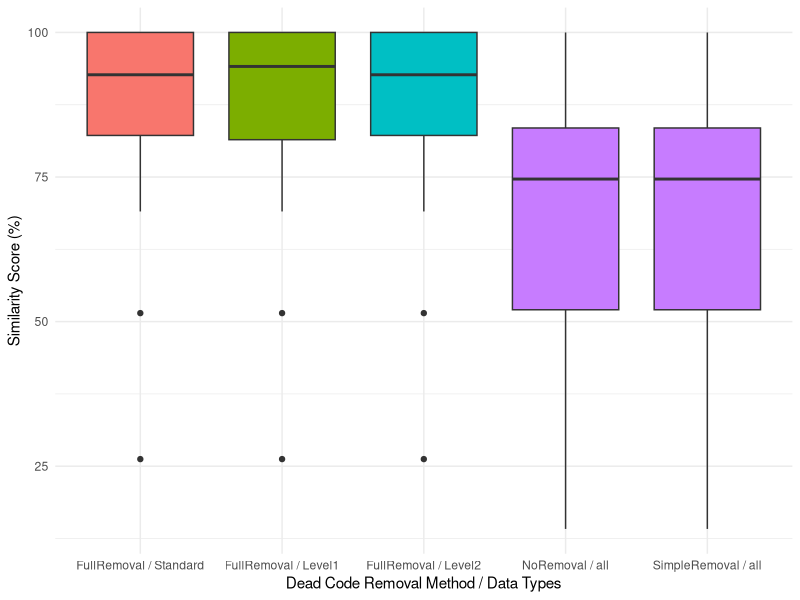
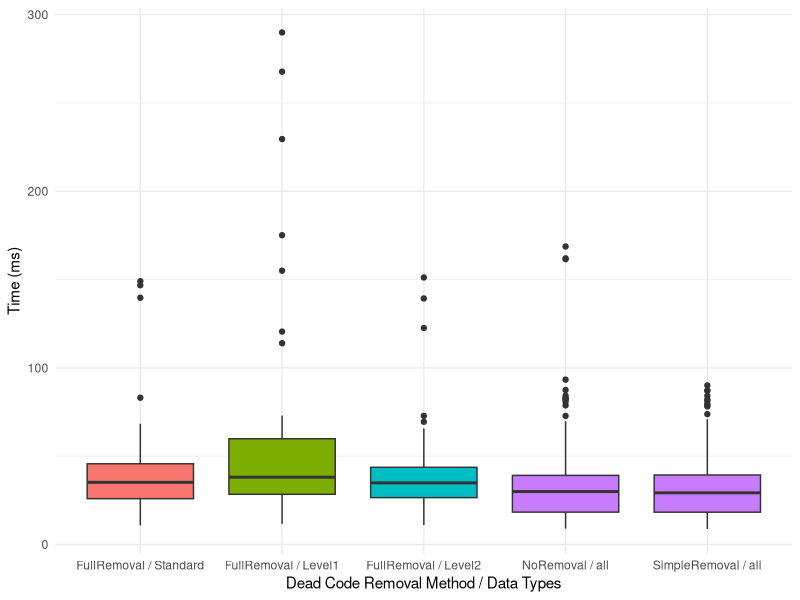
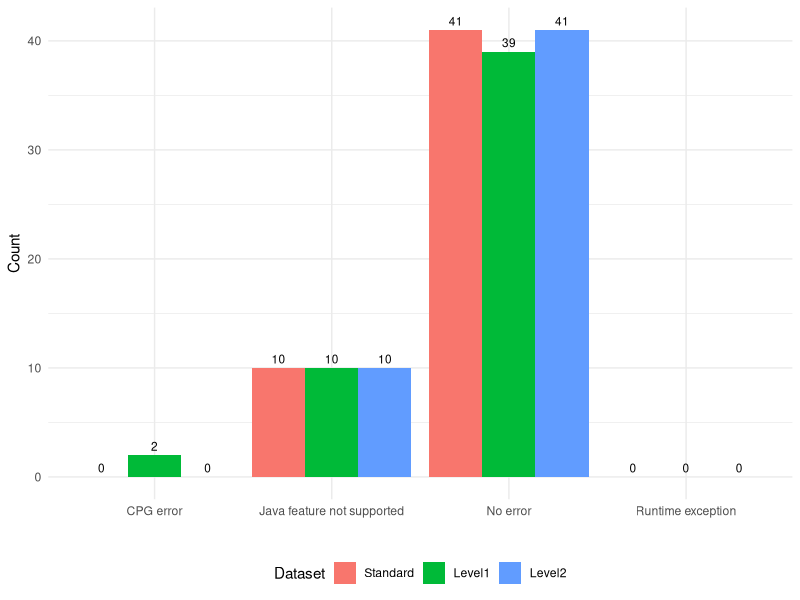
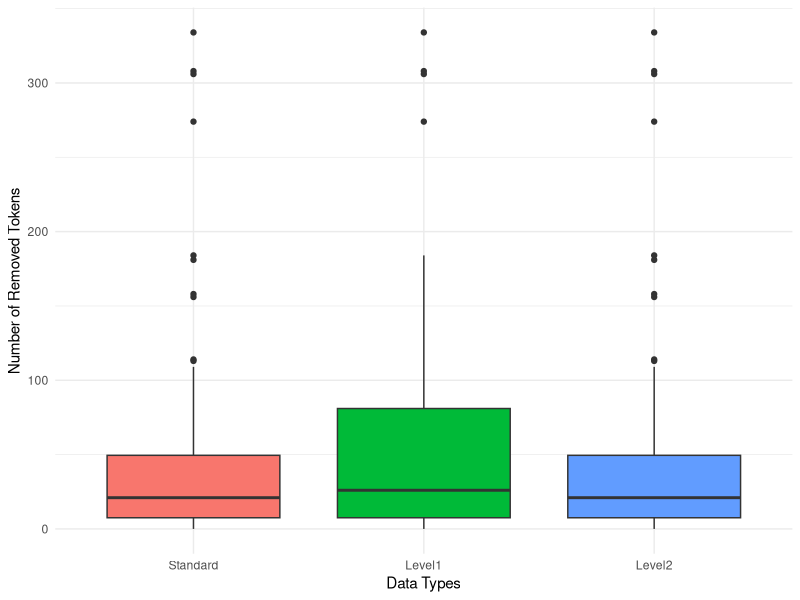

These figures' R source, in order:
#@author Anthropic Claude Sonnet 4.5

# Load required libraries
library(ggplot2)
library(tidyr)
library(dplyr)

# Read the CSV file
data <- read.csv("results/Ai_deadcode_results_Standard.csv")
data1 <- read.csv("results/Ai_deadcode_results_Level1.csv")
data2 <- read.csv("results/Ai_deadcode_results_Level2.csv")
# Add dataset identifier to each dataframe
data$Dataset <- "Standard"
data1$Dataset <- "Level1"
data2$Dataset <- "Level2"
# Combine all datasets
combined_data <- bind_rows(data, data1, data2)



# 1. Box plots for similarity values with all datasets
similarity_data <- combined_data %>%
  mutate(
    JavaLanguageFeatureNotSupported = as.logical(JavaLanguageFeatureNotSupported),
    CpgErrorException = as.logical(CpgErrorException),
    RuntimeException = as.logical(RuntimeException)
  ) %>%
  filter(
    !coalesce(JavaLanguageFeatureNotSupported, FALSE),
    !coalesce(CpgErrorException, FALSE),
    !coalesce(RuntimeException, FALSE)
  ) %>%
  select(FileName, NoRemoval, SimpleRemoval, FullRemoval, Dataset) %>%
  pivot_longer(cols = c(NoRemoval, SimpleRemoval, FullRemoval),
               names_to = "Method",
               values_to = "Similarity") %>%
  mutate(
    DatasetPlot = if_else(Method %in% c("NoRemoval", "SimpleRemoval"),
                          "all",
                          Dataset),
    Method = factor(Method, levels = c("NoRemoval", "SimpleRemoval", "FullRemoval")),
    DatasetPlot = factor(DatasetPlot, levels = c("Standard", "Level1", "Level2", "all"))
  ) %>%
  distinct(Method, FileName, Similarity, DatasetPlot, .keep_all = TRUE)
p1 <- ggplot(similarity_data, aes(x = interaction(Method, DatasetPlot, sep = " / "), y = Similarity, fill = DatasetPlot)) +
  geom_boxplot() +
  labs(
    x = "Dead Code Removal Method / Data Types",
    y = "Similarity Score (%)",
    fill = "Dataset"
  ) +
  theme_minimal() +
  theme(legend.position = "none")
ggsave("similarity_boxplot.pdf", p1, width = 8, height = 6)






# 2. Box plots for execution times with all datasets
time_data <- combined_data %>%
  select(FileName, TimeNoRemoval.ms., TimeSimpleRemoval.ms., TimeFullRemoval.ms., Dataset) %>%
  pivot_longer(cols = starts_with("Time"),
               names_to = "Method",
               values_to = "Time") %>%
  mutate(
    Method = gsub("Time|.ms.", "", Method),
    DatasetPlot = if_else(Method %in% c("NoRemoval", "SimpleRemoval"),
                          "all",
                          Dataset),
    Method = factor(Method, levels = c("NoRemoval", "SimpleRemoval", "FullRemoval")),
    DatasetPlot = factor(DatasetPlot, levels = c("Standard", "Level1", "Level2", "all"))
  ) %>%
  distinct(Method, FileName, Time, DatasetPlot, .keep_all = TRUE)
p2 <- ggplot(time_data, aes(x = interaction(Method, DatasetPlot, sep = " / "), y = Time, fill = DatasetPlot)) +
  geom_boxplot() +
  labs(
    x = "Dead Code Removal Method / Data Types",
    y = "Time (ms)",
    fill = "Dataset"
  ) +
  theme_minimal() +
  theme(legend.position = "none")
ggsave("execution_time_boxplot.pdf", p2, width = 8, height = 6)




# 4. Bar plot for error frequencies with all datasets
combined_data <- combined_data %>%
  mutate(
    JavaLanguageFeatureNotSupported = as.logical(JavaLanguageFeatureNotSupported),
    CpgErrorException = as.logical(CpgErrorException),
    RuntimeException = as.logical(RuntimeException)
  )
error_summary <- combined_data %>%
  group_by(Dataset) %>%
  summarise(JavaNotSupported = sum(JavaLanguageFeatureNotSupported),
            CpgErrors = sum(CpgErrorException),
            RuntimeErrors = sum(RuntimeException),
            NoErrors = sum(!JavaLanguageFeatureNotSupported & !CpgErrorException)) %>%
  pivot_longer(-Dataset, names_to = "ErrorType", values_to = "Count") %>%
  mutate(ErrorType = case_when(
    ErrorType == "JavaNotSupported" ~ "Java feature not supported",
    ErrorType == "CpgErrors" ~ "CPG error",
    ErrorType == "RuntimeErrors" ~ "Runtime exception",
    ErrorType == "NoErrors" ~ "No error",
    TRUE ~ ErrorType
  ))
p4 <- ggplot(error_summary, aes(x = ErrorType, y = Count, fill = factor(Dataset, levels = c("Standard", "Level1", "Level2")))) +
  geom_bar(stat = "identity", position = "dodge") +
  geom_text(aes(label = Count), vjust = -0.5, size = 3, position = position_dodge(width = 0.9)) +
  labs(x = "", y = "Count", fill = "Dataset") +
  theme_minimal() +
  theme(legend.position = "bottom")
ggsave("error_frequency_barplot.pdf", p4, width = 8, height = 6)





# 7. Box plot for removed tokens with all datasets
removed_tokens_data <- combined_data %>%
  select(FileName, RemovedFullTokens, Dataset) %>%
  rename(RemovedTokens = RemovedFullTokens) %>%
  mutate(
    Method = "",
    Dataset = factor(Dataset, levels = c("Standard", "Level1", "Level2"))
  )
p_tokens <- ggplot(removed_tokens_data, aes(x = Dataset, y = RemovedTokens, fill = Dataset)) +
  geom_boxplot() +
  labs(x = "Data Types", y = "Number of Removed Tokens") +
  theme_minimal() +
  theme(legend.position = "none")
ggsave("removed_tokens_boxplot.pdf", p_tokens, width = 6, height = 6)




# Summary statistics with all datasets
summary_stats <- similarity_data %>%
  group_by(Method, Dataset) %>%
  summarise(
    Mean = mean(Similarity, na.rm = TRUE),
    Median = median(Similarity, na.rm = TRUE),
    SD = sd(Similarity, na.rm = TRUE),
    Min = min(Similarity, na.rm = TRUE),
    Max = max(Similarity, na.rm = TRUE),
    .groups = "drop"
  )
print(summary_stats)
tokens_summary <- removed_tokens_data %>%
  group_by(Method, Dataset) %>%
  summarise(
    Mean = mean(RemovedTokens, na.rm = TRUE),
    Median = median(RemovedTokens, na.rm = TRUE),
    SD = sd(RemovedTokens, na.rm = TRUE),
    Min = min(RemovedTokens, na.rm = TRUE),
    Max = max(RemovedTokens, na.rm = TRUE),
    .groups = "drop"
  )
print(tokens_summary)
